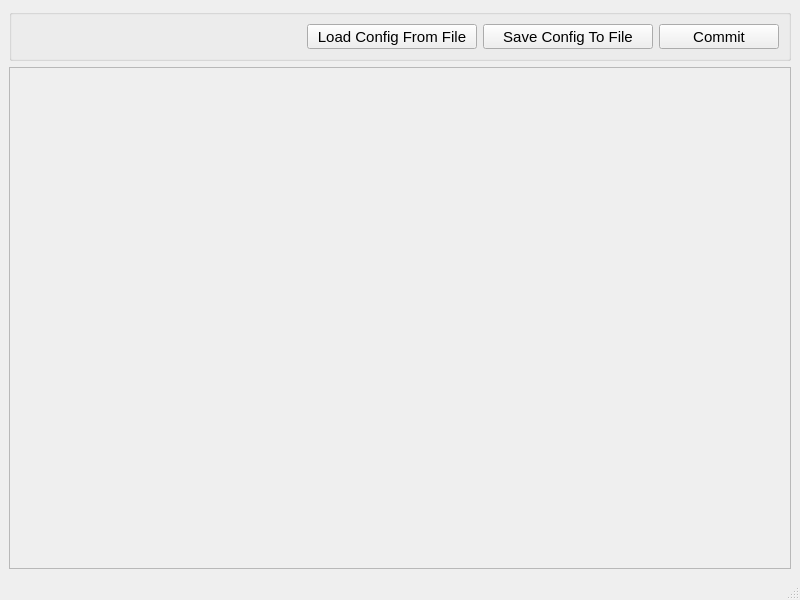
<?xml version="1.0" encoding="UTF-8"?>
<ui version="4.0">
 <class>ConfigWindow</class>
 <widget class="QMainWindow" name="ConfigWindow">
  <property name="geometry">
   <rect>
    <x>0</x>
    <y>0</y>
    <width>800</width>
    <height>600</height>
   </rect>
  </property>
  <property name="windowTitle">
   <string>MainWindow</string>
  </property>
  <widget class="QWidget" name="centralwidget">
   <layout class="QVBoxLayout" name="verticalLayout">
    <item>
     <widget class="QGroupBox" name="gb_config_controls">
      <property name="sizePolicy">
       <sizepolicy hsizetype="Preferred" vsizetype="Fixed">
        <horstretch>0</horstretch>
        <verstretch>0</verstretch>
       </sizepolicy>
      </property>
      <property name="minimumSize">
       <size>
        <width>60</width>
        <height>0</height>
       </size>
      </property>
      <property name="maximumSize">
       <size>
        <width>16777215</width>
        <height>60</height>
       </size>
      </property>
      <property name="title">
       <string/>
      </property>
      <property name="flat">
       <bool>false</bool>
      </property>
      <layout class="QHBoxLayout" name="horizontalLayout">
       <item>
        <spacer name="horizontalSpacer">
         <property name="orientation">
          <enum>Qt::Orientation::Horizontal</enum>
         </property>
         <property name="sizeHint" stdset="0">
          <size>
           <width>547</width>
           <height>20</height>
          </size>
         </property>
        </spacer>
       </item>
       <item>
        <widget class="QToolButton" name="btn_load_config_from_file">
         <property name="minimumSize">
          <size>
           <width>170</width>
           <height>0</height>
          </size>
         </property>
         <property name="font">
          <font>
           <pointsize>11</pointsize>
          </font>
         </property>
         <property name="styleSheet">
          <string notr="true"/>
         </property>
         <property name="text">
          <string>Load Config From File</string>
         </property>
        </widget>
       </item>
       <item>
        <widget class="QToolButton" name="btn_save_config_to_file">
         <property name="minimumSize">
          <size>
           <width>170</width>
           <height>0</height>
          </size>
         </property>
         <property name="font">
          <font>
           <pointsize>11</pointsize>
          </font>
         </property>
         <property name="styleSheet">
          <string notr="true"/>
         </property>
         <property name="text">
          <string>Save Config To File</string>
         </property>
        </widget>
       </item>
       <item>
        <widget class="QToolButton" name="btn_commit">
         <property name="minimumSize">
          <size>
           <width>120</width>
           <height>0</height>
          </size>
         </property>
         <property name="font">
          <font>
           <pointsize>11</pointsize>
          </font>
         </property>
         <property name="styleSheet">
          <string notr="true"/>
         </property>
         <property name="text">
          <string>Commit</string>
         </property>
        </widget>
       </item>
      </layout>
     </widget>
    </item>
    <item>
     <widget class="QScrollArea" name="scroll_frame_config_viewer">
      <property name="horizontalScrollBarPolicy">
       <enum>Qt::ScrollBarPolicy::ScrollBarAlwaysOff</enum>
      </property>
      <property name="widgetResizable">
       <bool>true</bool>
      </property>
      <widget class="QWidget" name="frame_config_viewer">
       <property name="geometry">
        <rect>
         <x>0</x>
         <y>0</y>
         <width>780</width>
         <height>507</height>
        </rect>
       </property>
      </widget>
     </widget>
    </item>
   </layout>
  </widget>
  <widget class="QStatusBar" name="statusbar"/>
 </widget>
 <resources/>
 <connections/>
</ui>
